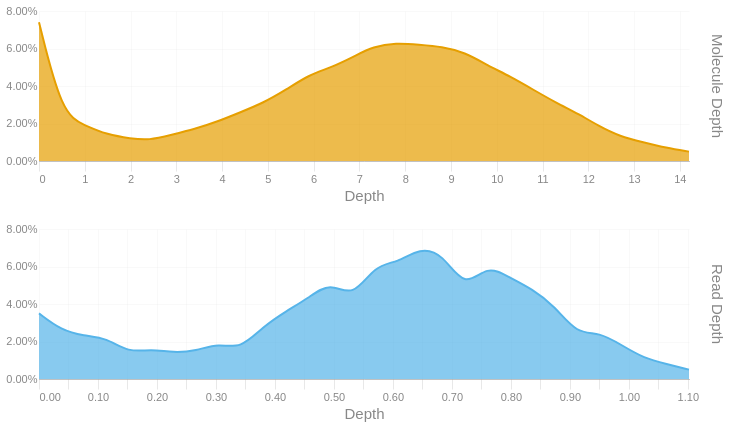

Source (notebook cell):
### Code cell
readdep = depth_hist(tb['Read Depth'], q99, 3)
readdep = readdep.with_columns(pl.lit('Read Depth').alias('Metric'))
if not SKIPLR:
    moldep = depth_hist(tb['Molecule Depth'], mol_q99, 1)
    moldep = moldep.with_columns(pl.lit('Molecule Depth').alias('Metric'))
    _hist = pl.concat([readdep, moldep])
    _hist = _hist.filter(pl.col('Proportion') != 0)
    with SafeRender(_hist):
        (
            alt.Chart(_hist)        
            .mark_area(interpolate = "basis")
            .encode(
                x=alt.X('Bin:Q').scale(domainMin=0).axis(alt.Axis(title='Depth')),
                y = alt.Y('Proportion:Q', title = None).axis(format = '.2%'),
                color = alt.Color('Metric:N').legend(None),
                row = alt.Row("Metric:N").header(title = None, labelOrient = 'right'),
                tooltip = [
                    alt.Tooltip("Metric:N", title = "Metric"),
                    alt.Tooltip('Interval:N', title = "Depth Interval"),
                    alt.Tooltip('Proportion:Q', title = "% Alignments").format('.2%')
                ]
            )
            .resolve_scale(x='independent', y='independent')
            .properties(
                height = 150, width = 650,
                usermeta={'embedOptions': {'downloadFileName': f'{samplename}.depth.hist'}}
            )
        ).display()
else:
    readdep = readdep.filter(pl.col('Proportion') != 0)
    with SafeRender(readdep):
        (
            alt.Chart(readdep)        
            .mark_area(interpolate = "basis")
            .encode(
                x=alt.X('Bin:Q').scale(domainMin=0).axis(alt.Axis(title='Depth')),
                y = alt.Y('Proportion:Q', title = None).axis(format = '.2%'),
                tooltip = [
                    alt.Tooltip('Interval:N', title = "Depth Interval"),
                    alt.Tooltip('Proportion:Q', title = "% Alignments").format('.2%')
                ]
            )
            .properties(
                usermeta={'embedOptions': {'downloadFileName': f'{samplename}.depth.hist'}}
            )
        ).display()

### Figure 1 — Vega-Lite specification as saved in the notebook (floating-point values rounded to 4 significant figures)
{"width": 650, "height": 150, "config": {"title": {"anchor": "start", "dy": -15, "fontSize": 18, "color": "#888888", "subtitleColor": "#888888", "subtitleFontSize": 14}, "arc": {"fill": "#0072B2"}, "axis": {"domainColor": "#888888", "domainWidth": 0.5, "gridWidth": 0.2, "grid": false, "titleFontWeight": 400, "titleFontSize": 15, "labelFontSize": 11, "labelColor": "#888888", "tickColor": "#888888", "tickWidth": 0.2, "titleColor": "#888888"}, "axisBand": {"grid": false}, "axisX": {"grid": true, "tickSize": 10, "domainCap": "round"}, "axisY": {"domain": false, "grid": true, "tickSize": 0, "domainCap": "round"}, "background": "transparent", "header": {"labelFontSize": 15, "labelColor": "#888888", "titleFontSize": 15, "titleFontWeight": 600, "titleColor": "#888888"}, "legend": {"labelFont": "sans-serif", "labelFontSize": 12, "labelColor": "#888888", "symbolSize": 100, "symbolType": "circle", "titleFontSize": 12, "titlePadding": 10, "titleColor": "#888888", "title": null}, "range": {"category": ["#E69F00", "#56B4E9", "#009E73", "#F0E442", "#0072B2", "#D55E00", "#CC79A7", "#000000"], "diverging": ["#cfe8f3", "#a2d4ec", "#73bfe2", "#46abdb", "#1696d2", "#12719e"]}, "area": {"fill": "#0072B2", "fillOpacity": 0.7, "line": true, "strokeOpacity": 0.7}, "line": {"color": "#0072B2", "stroke": "#0072B2", "strokeWidth": 2}, "trail": {"color": "#0072B2", "stroke": "#0072B2", "strokeWidth": 0, "size": 1}, "point": {"filled": true, "fillOpacity": 1.0, "size": 95}, "text": {"color": "#888888", "fontSize": 11, "align": "right", "fontWeight": 400, "size": 11}, "bar": {"fill": "#0072B2", "stroke": null}, "view": {"stroke": null, "continuousWidth": 660, "continuousHeight": 400}}, "data": {"name": "data-85de58f1bce1f43ce1d688932facc7b1"}, "mark": {"type": "area", "interpolate": "basis"}, "encoding": {"color": {"field": "Metric", "legend": null, "type": "nominal"}, "row": {"field": "Metric", "header": {"title": null, "labelOrient": "right"}, "type": "nominal"}, "tooltip": [{"field": "Metric", "title": "Metric", "type": "nominal"}, {"field": "Interval", "title": "Depth Interval", "type": "nominal"}, {"field": "Proportion", "format": ".2%", "title": "% Alignments", "type": "quantitative"}], "x": {"axis": {"title": "Depth"}, "field": "Bin", "scale": {"domainMin": 0}, "type": "quantitative"}, "y": {"axis": {"format": ".2%"}, "field": "Proportion", "title": null, "type": "quantitative"}}, "resolve": {"scale": {"x": "independent", "y": "independent"}}, "usermeta": {"embedOptions": {"downloadFileName": "TF26LRJL0052_5B_10484332_23Y22YLT4_L7.depth.hist"}}, "$schema": "https://vega.github.io/schema/vega-lite/v6.4.1.json", "datasets": {"data-85de58f1bce1f43ce1d688932facc7b1": [{"Bin": 0.0, "Interval": "0.0-0.038", "Proportion": 0.035, "Metric": "Read Depth"}, {"Bin": 0.038, "Interval": "0.038-0.076", "Proportion": 0.026, "Metric": "Read Depth"}, {"Bin": 0.076, "Interval": "0.076-0.114", "Proportion": 0.023, "Metric": "Read Depth"}, {"Bin": 0.114, "Interval": "0.114-0.152", "Proportion": 0.022, "Metric": "Read Depth"}, {"Bin": 0.152, "Interval": "0.152-0.19", "Proportion": 0.014, "Metric": "Read Depth"}, {"Bin": 0.19, "Interval": "0.19-0.228", "Proportion": 0.016, "Metric": "Read Depth"}, {"Bin": 0.228, "Interval": "0.228-0.266", "Proportion": 0.014, "Metric": "Read Depth"}, {"Bin": 0.266, "Interval": "0.266-0.304", "Proportion": 0.015, "Metric": "Read Depth"}, {"Bin": 0.304, "Interval": "0.304-0.342", "Proportion": 0.019, "Metric": "Read Depth"}, {"Bin": 0.342, "Interval": "0.342-0.38", "Proportion": 0.016, "Metric": "Read Depth"}, {"Bin": 0.38, "Interval": "0.38-0.418", "Proportion": 0.028, "Metric": "Read Depth"}, {"Bin": 0.418, "Interval": "0.418-0.456", "Proportion": 0.036, "Metric": "Read Depth"}, {"Bin": 0.456, "Interval": "0.456-0.494", "Proportion": 0.043, "Metric": "Read Depth"}, {"Bin": 0.494, "Interval": "0.494-0.532", "Proportion": 0.052, "Metric": "Read Depth"}, {"Bin": 0.532, "Interval": "0.532-0.57", "Proportion": 0.043, "Metric": "Read Depth"}, {"Bin": 0.57, "Interval": "0.57-0.608", "Proportion": 0.061, "Metric": "Read Depth"}, {"Bin": 0.608, "Interval": "0.608-0.646", "Proportion": 0.062, "Metric": "Read Depth"}, {"Bin": 0.646, "Interval": "0.646-0.684", "Proportion": 0.07, "Metric": "Read Depth"}, {"Bin": 0.684, "Interval": "0.684-0.722", "Proportion": 0.067, "Metric": "Read Depth"}, {"Bin": 0.722, "Interval": "0.722-0.76", "Proportion": 0.048, "Metric": "Read Depth"}, {"Bin": 0.76, "Interval": "0.76-0.798", "Proportion": 0.061, "Metric": "Read Depth"}, {"Bin": 0.798, "Interval": "0.798-0.836", "Proportion": 0.054, "Metric": "Read Depth"}, {"Bin": 0.836, "Interval": "0.836-0.874", "Proportion": 0.048, "Metric": "Read Depth"}, {"Bin": 0.874, "Interval": "0.874-0.912", "Proportion": 0.039, "Metric": "Read Depth"}, {"Bin": 0.912, "Interval": "0.912-0.95", "Proportion": 0.024, "Metric": "Read Depth"}, {"Bin": 0.95, "Interval": "0.95-0.988", "Proportion": 0.025, "Metric": "Read Depth"}, {"Bin": 0.988, "Interval": "0.988-1.026", "Proportion": 0.018, "Metric": "Read Depth"}, {"Bin": 1.026, "Interval": "1.026-1.064", "Proportion": 0.011, "Metric": "Read Depth"}, {"Bin": 1.064, "Interval": "1.064-1.102", "Proportion": 0.008, "Metric": "Read Depth"}, {"Bin": 1.102, "Interval": "1.102-1.14", "Proportion": 0.005, "Metric": "Read Depth"}, {"Bin": 0.0, "Interval": "0.0-0.5", "Proportion": 0.074, "Metric": "Molecule Depth"}, {"Bin": 0.5, "Interval": "0.5-1.0", "Proportion": 0.025, "Metric": "Molecule Depth"}, {"Bin": 1.0, "Interval": "1.0-1.5", "Proportion": 0.019, "Metric": "Molecule Depth"}, {"Bin": 1.5, "Interval": "1.5-2.0", "Proportion": 0.014, "Metric": "Molecule Depth"}, {"Bin": 2.0, "Interval": "2.0-2.4", "Proportion": 0.012, "Metric": "Molecule Depth"}, {"Bin": 2.4, "Interval": "2.4-2.9", "Proportion": 0.011, "Metric": "Molecule Depth"}, {"Bin": 2.9, "Interval": "2.9-3.4", "Proportion": 0.014, "Metric": "Molecule Depth"}, {"Bin": 3.4, "Interval": "3.4-3.9", "Proportion": 0.017, "Metric": "Molecule Depth"}, {"Bin": 3.9, "Interval": "3.9-4.4", "Proportion": 0.021, "Metric": "Molecule Depth"}, {"Bin": 4.4, "Interval": "4.4-4.9", "Proportion": 0.026, "Metric": "Molecule Depth"}, {"Bin": 4.9, "Interval": "4.9-5.4", "Proportion": 0.031, "Metric": "Molecule Depth"}, {"Bin": 5.4, "Interval": "5.4-5.9", "Proportion": 0.038, "Metric": "Molecule Depth"}, {"Bin": 5.9, "Interval": "5.9-6.4", "Proportion": 0.046, "Metric": "Molecule Depth"}, {"Bin": 6.4, "Interval": "6.4-6.9", "Proportion": 0.05, "Metric": "Molecule Depth"}, {"Bin": 6.9, "Interval": "6.9-7.3", "Proportion": 0.056, "Metric": "Molecule Depth"}, {"Bin": 7.3, "Interval": "7.3-7.8", "Proportion": 0.061, "Metric": "Molecule Depth"}, {"Bin": 7.8, "Interval": "7.8-8.3", "Proportion": 0.063, "Metric": "Molecule Depth"}, {"Bin": 8.3, "Interval": "8.3-8.8", "Proportion": 0.062, "Metric": "Molecule Depth"}, {"Bin": 8.8, "Interval": "8.8-9.3", "Proportion": 0.061, "Metric": "Molecule Depth"}, {"Bin": 9.3, "Interval": "9.3-9.8", "Proportion": 0.058, "Metric": "Molecule Depth"}, {"Bin": 9.8, "Interval": "9.8-10.3", "Proportion": 0.051, "Metric": "Molecule Depth"}, {"Bin": 10.3, "Interval": "10.3-10.8", "Proportion": 0.045, "Metric": "Molecule Depth"}, {"Bin": 10.8, "Interval": "10.8-11.3", "Proportion": 0.038, "Metric": "Molecule Depth"}, {"Bin": 11.3, "Interval": "11.3-11.8", "Proportion": 0.031, "Metric": "Molecule Depth"}, {"Bin": 11.8, "Interval": "11.8-12.2", "Proportion": 0.025, "Metric": "Molecule Depth"}, {"Bin": 12.2, "Interval": "12.2-12.7", "Proportion": 0.019, "Metric": "Molecule Depth"}, {"Bin": 12.7, "Interval": "12.7-13.2", "Proportion": 0.013, "Metric": "Molecule Depth"}, {"Bin": 13.2, "Interval": "13.2-13.7", "Proportion": 0.01, "Metric": "Molecule Depth"}, {"Bin": 13.7, "Interval": "13.7-14.2", "Proportion": 0.007, "Metric": "Molecule Depth"}, {"Bin": 14.2, "Interval": "14.2-14.69", "Proportion": 0.005, "Metric": "Molecule Depth"}]}}
